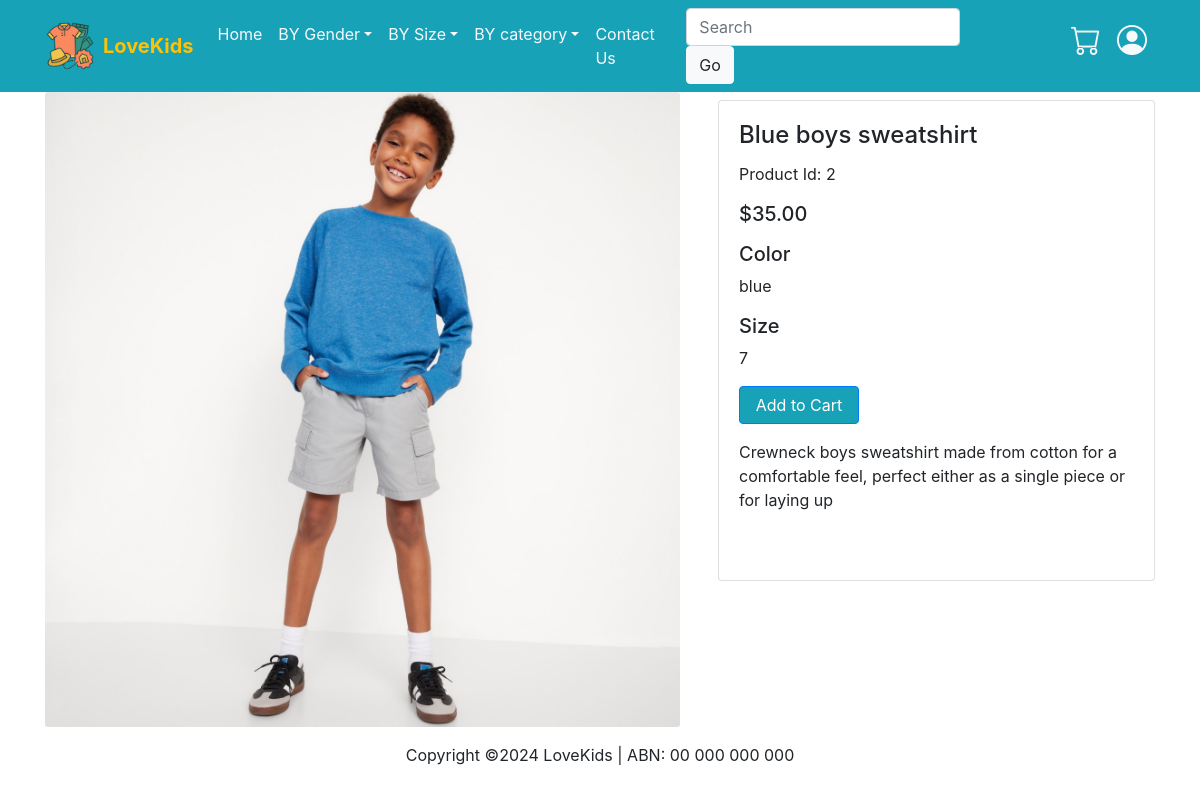
The app's page /productdetails/2 with its own data.
### LoveKids/models.py (models this page shows, shortened)
class Product(db.Model):
    __tablename__='products'
    id = db.Column(db.Integer, primary_key=True)
    name = db.Column(db.String(128), unique=True)
    title = db.Column(db.String(128), unique=True)
    sizerange = db.Column(db.String(64))
    size = db.Column(db.String(64))
    gender = db.Column(db.String(64))
    category = db.Column(db.String(64))
    color = db.Column(db.String(64))
    description = db.Column(db.String(500), nullable=False)
    image = db.Column(db.String(60), nullable=False, default='defaultproduct.jpg')
    cost = db.Column(db.Float, nullable=False)

### LoveKids/views.py (the view)
@bp.route('/productdetails/<int:productid>')
def getproduct(productid):
    product = Product.query.get(productid)
    return render_template('productdetails.html', product = product)

### LoveKids/templates/productdetails.html (shortened to what this page needs)
{% extends 'base.html' %}
{% block main %}
<div class="container">
    <div class="row">
        <div class="col-7">
            <img class="card-img" src="/static/images/{{product.image}}" alt="{{product.title}}">
        </div>
        <div class="col-5">
            <div class="card my-2 ml-2">
                <div class="card-body">
                    <h4 class="card-title">{{product.title}}</h4>
                    <p class="card-text mb-3">Product Id: {{product.id}}</P>
                    <h5 class="card-text mb-3">{{"$%.2f"|format(product.cost)}}</h5>
                    <h5 class="card-text">Color</h5>
                    <p class="card-text mb-3">{{product.color}}</p>
                    <h5 class="card-text">Size</h5>
                    <p class="card-text mb-3">{{product.size}}</p>
                    <form action="{{ url_for('main.cart') }}">
                        <button class="btn btn-primary mb-3" style="width: 120px; background-color: #17a2b8" type="submit">Add to Cart</button>
                    </form>
                    <p class="card-text mb-5">{{product.description}}</p>
                </div>
            </div>
        </div>
    </div>
</div>
{% endblock %}

### records on screen
Product: image (picture), title "Blue boys sweatshirt", id "2", cost "$35.00", color "blue", size "7", description "Crewneck boys sweatshirt made from cotton for a comfortable feel, perfect either as a single piece or for laying up"
